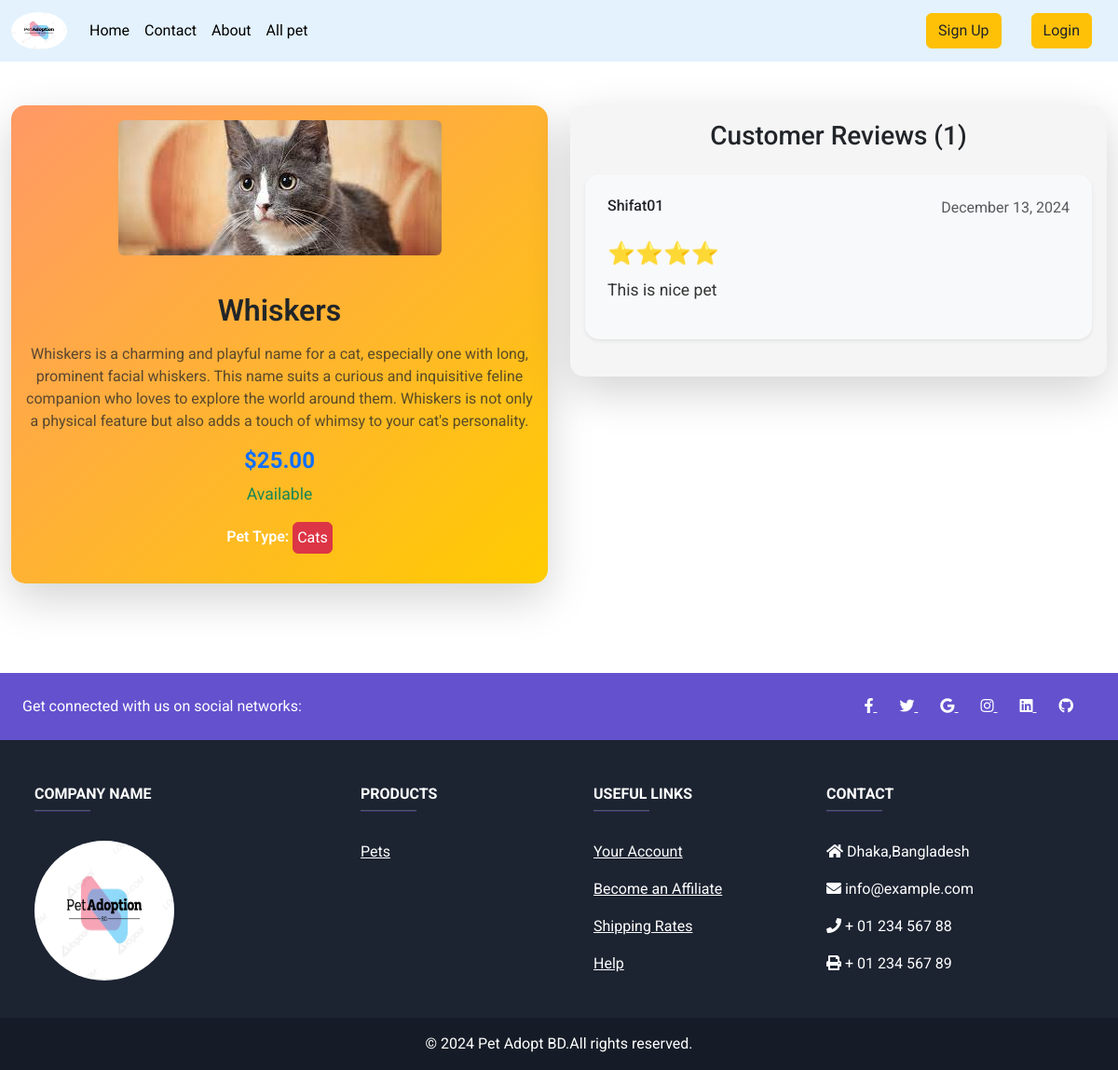
The page /pet_details/1 on the database its author committed.
### pet/models.py (models this page shows, shortened)
class pets(models.Model):
    user = models.ForeignKey(User, on_delete=models.CASCADE)
    name = models.CharField( max_length=50)
    pet_type = models.ForeignKey(pet_category, on_delete=models.CASCADE)
    discription = models.TextField()
    image = models.FileField(upload_to='pet/media/uploads', blank = True, null = True)
    is_available = models.BooleanField(default=True)
    price = models.DecimalField(max_digits=7, decimal_places=2)

class pet_category(models.Model):
    name = models.CharField(max_length=50)
    slug = models.SlugField(max_length=100,unique=True, null=True, blank=True)
    def __str__(self):
        return self.name

class Review(models.Model):
    user = models.ForeignKey(User, on_delete=models.CASCADE)
    pett = models.ForeignKey(pets, on_delete=models.CASCADE)
    created = models.DateTimeField(auto_now_add=True)
    ratting = models.CharField( max_length=50, choices=ratting)
    comment = models.TextField()

### Pet_Adoption_Platform/views.py (the view, shortened to what this page needs)
# urls.py: path('pet_details/<int:id>', views.Details.as_view(), name='Details')
class Details(DetailView):
    model = pets  # assuming 'pets' is the name of the model, change if necessary
    pk_url_kwarg = 'id'
    template_name = 'pet_details.html'
    context_object_name = 'details'
    def get_context_data(self, **kwargs):
        context = super().get_context_data(**kwargs)
        pet_model = self.object
        has_adopted_pet = Adopt.objects.filter( a_pets=pet_model).exists()
        if has_adopted_pet:
            reviews = pet_model.review_set.all()
            review_form = ReviewForm()
        else:
            reviews = None
            review_form = None
        context['reviews'] = reviews
        context['review_form'] = review_form
        context['has_adopted_pet'] = has_adopted_pet
        return context

### templates/pet_details.html (shortened to what this page needs)
{% extends "base.html" %}
{% load static %}
{% block css %}
<link rel="stylesheet" type="text/css" href="{% static 'css/details.css' %}">
{% endblock %}
{% block content %}
<div class="container py-5">
    <div class="row">
        <div class="col-md-6 mb-5">
            <div class="card pet-card shadow-lg rounded-lg border-0">
                <div class="card-body text-center">
                    <div class="pet-image-container mb-4">
                        {% if details.image %}
                            <img src="{{ details.image.url }}" class="img-fluid pet-image rounded mb-3" alt="Pet Image">
                        {% else %}
                            <img src="{% static 'img/no-image.jpg' %}" class="img-fluid pet-image rounded mb-3" alt="No Image Available">
                        {% endif %}
                    </div>
                    <h2 class="card-title text-dark mb-3 font-weight-bold">{{ details.name }}</h2>
                    <p class="card-text text-muted">{{ details.discription }}</p>
                    <div class="price-status mb-3">
                        <h4 class="price text-primary">${{ details.price }}</h4>
                        {% if details.is_available %}
                            <p class="status available text-success font-weight-bold">Available</p>
                        {% else %}
                            <p class="status not-available text-danger font-weight-bold">Not Available</p>
                        {% endif %}
                        <p class="pet-type fw-semibold">Pet Type: <button class="btn type p-1 m-0 btn-danger">{{details.pet_type}}</button></p>
                    </div>
                </div>
            </div>
        </div>
        <div class="col-md-6">
            <div class="card review-card shadow-lg rounded-lg border-0">
                <div class="card-body">
                    <h3 class="text-center mb-4 font-weight-bold">Customer Reviews ({{ reviews|length }})</h3>
                    {% for review in reviews %}
                        <div class="review-item mb-4 p-4 shadow-sm bg-light rounded-lg">
                            <div class="review-header d-flex justify-content-between mb-3">
                                <h6 class="text-dark font-weight-bold">{{ review.user.username }}</h6>
                                <span class="text-muted">{{ review.created|date:"F j, Y" }}</span>
                            </div>
                            <div class="rating mb-2">
                                <div class="stars">
                                    <span class="star">{{ review.ratting }}</span>
                                </div>
                            </div>
                            <p class="comment-text">{{ review.comment }}</p>
                        </div>
                    {% endfor %}
                </div>
            </div>
        </div>
    </div>
</div>
{% include "fotter.html" %}
{% endblock %}

### static/css/details.css (style rules this page uses)
body { font-family: 'Roboto', sans-serif; }
.container { max-width: 1200px; margin: 0 auto; }
.card { border-radius: 15px; }
.pet-card { background: linear-gradient(to top left, #ffcc00, #ff9966); color: #fff; box-shadow: 0 4px 15px rgba(0, 0, 0, 0.1); }
.pet-image { max-height: 300px; object-fit: cover; border-radius: 12px; }
.card-title { font-size: 2rem; font-weight: 600; margin-bottom: 1rem; }
.price { font-size: 1.5rem; font-weight: bold; color: #ff6f61; }
.status { font-size: 1.1rem; }
.status.available { color: green; }
.pet-type { font-size: 1rem; }
.review-card { background-color: #f5f5f5; }
.review-item { background: #fff; box-shadow: 0 4px 10px rgba(0, 0, 0, 0.1); padding: 20px; border-radius: 15px; transition: all 0.3s ease; }
.rating .star { font-size: 1.5rem; color: lightgray; margin-right: 5px; }
.comment-text { font-size: 1.1rem; color: #333; }

### rows shown on the page
pets: image (picture), name "Whiskers", discription "Whiskers is a charming and playful name for a cat, especially one with long, prominent facial whiskers. This name suits a curious and inquisitive feline companion who loves to explore the world around them. Whiskers is not only a physical feature but also adds a touch of whimsy to your cat's personality.", price "25.00", pet_type "Cats"
Review: user.username "Shifat01", created "December 13, 2024", ratting "⭐⭐⭐⭐", comment "This is nice pet"

### other values the page prints
{{ reviews|length }} "1"
